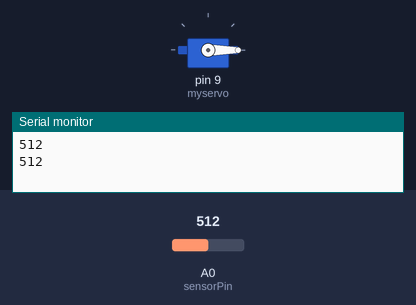
The sketch below on a simulated Arduino Uno, built with avr-gcc and run on an emulated ATmega328P. Parts: servo, the last lines printed to the serial monitor. Inputs (shaded band) come from the test bench; at power-on: A0 (sensorPin) = 512.

Above: at 3.3 s.
3.4 s: A0 (sensorPin) set to 489
At 3.99 s:
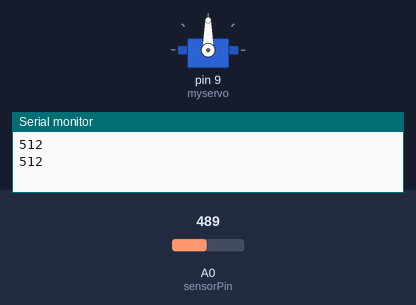
6.8 s: A0 (sensorPin) set to 510
At 9.6 s:
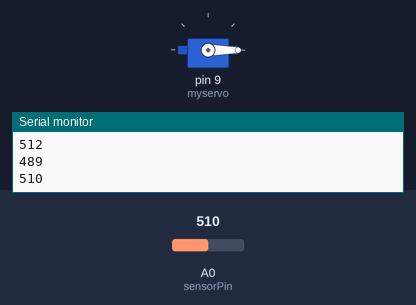
12.7 s: A0 (sensorPin) set to 490
16.1 s: A0 (sensorPin) set to 511
At 17.95 s:
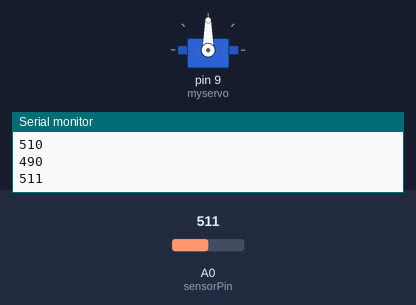
Timing chart, 0 to 24.1 s (numbered marks = the images above; inputs shaded):
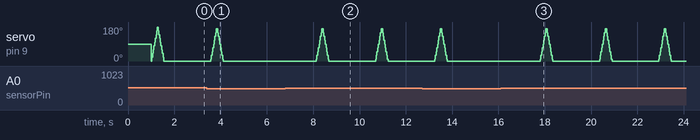

The sketch:

MoistureSensor.ino
```cpp
#include<Servo.h>
Servo myservo;
int pos=0;
int sensorPin=A0;
int sensorValue=0;
void setup() {

  myservo.attach(9);
  Serial.begin(9600);


}

void loop() {
  sensorValue=analogRead(sensorPin);
  Serial.println(sensorValue);
  delay(1000);
  if(sensorValue>500)
  {
    for(pos=0;pos<180;pos+=10)
    {
      myservo.write(pos);
      delay(15);
    }
   for(pos=180;pos>=0;pos-=10)
    {
      myservo.write(pos);
      delay(15);
    }
  }
  delay(1000);
}
```

Measured:
- the behaviour switches between 501 and 500 on A0 (sensorPin) (found by bisection; images 0 and 1)
- after the input at 3.4 s, servo on pin 9 (myservo): goes on until 4.1 s, then stays 0°
- after the input at 16.1 s, servo on pin 9 (myservo): 0° → 10° after 1.7 s, then repeats every 2.6 s: 30° 0.03 s, 50° 0.03 s, 70° 0.03 s, 90° 0.03 s, 110° 0.03 s, 130° 0.03 s, 150° 0.03 s, 170° 0.06 s, 150° 0.03 s, 130° 0.03 s, 110° 0.03 s, 90° 0.03 s, 70° 0.03 s, 50° 0.03 s, 30° 0.03 s, 10° 0.03 s, 0° 2.0 s, 10° 0.03 s
